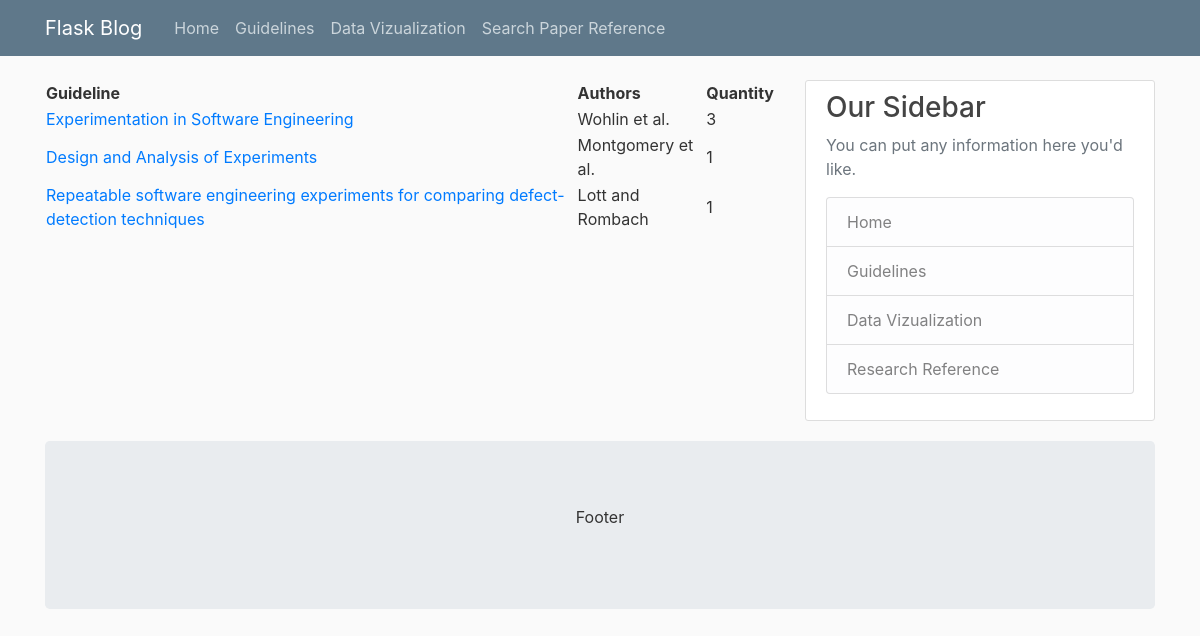
Before: /guidelines with the older database file.
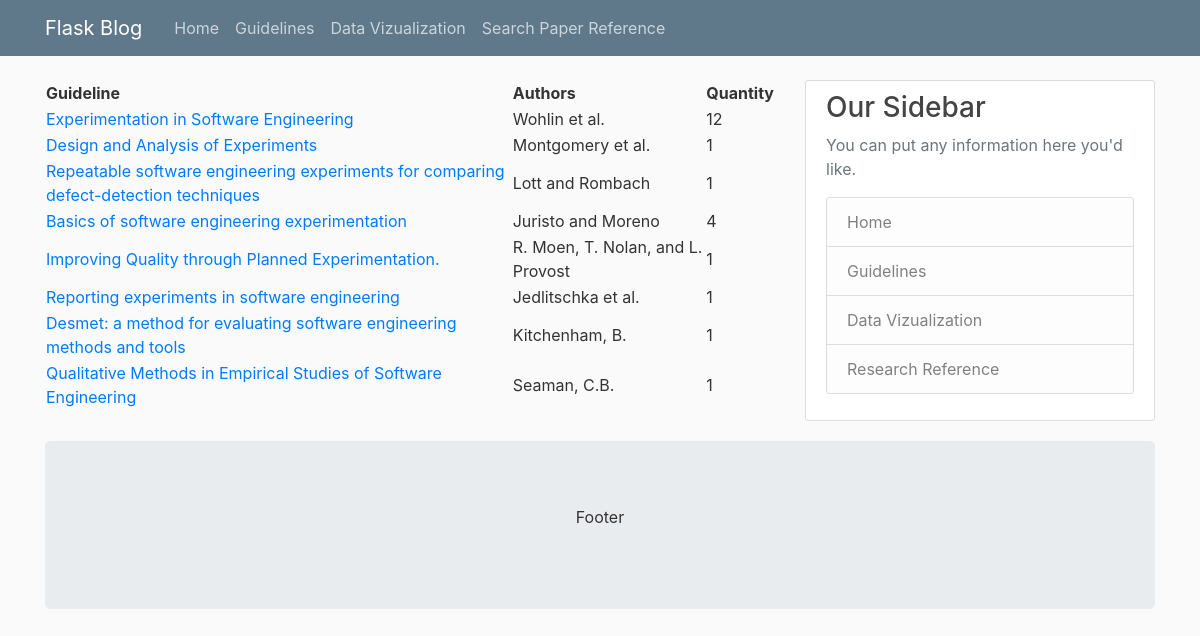
After: the same page with the newer database file.
### flaskblog/models.py (models this page shows)
class Guideline(db.Model):
    guide_id = db.Column(db.Integer, primary_key=True)
    title = db.Column(db.String(200), nullable=False)
    authors = db.Column(db.String(200), nullable=False)
    referenced_by = db.relationship('Publication', secondary=association_guideline,
                                    backref=db.backref('guidelines', lazy='dynamic'))

### flaskblog/guidelines/routes.py (the view)
@guidelines.route("/guidelines")
def all():
    guidelines = Guideline.query.all()
    return render_template('guidelines.html', guidelines=guidelines)

### flaskblog/templates/guidelines.html
{% extends "layout.html" %}
{% block content %}
    <table data-toggle="table" data-sort-stable="true" data-sort-name="quantity"
  data-sort-order="desc">
      <thead>
        <tr>
          <th data-field="name" data-sortable="true">Guideline</th>
          <th data-field="year" data-sortable="true">Authors</th>
          <th data-field="quantity" data-sortable="true">Quantity</th>
        </tr>
      </thead>
      <tbody>
        {% for guideline in guidelines %}
          <tr>
            <td>
              <a href="{{ url_for('guidelines.guide', guide_id=guideline.guide_id) }}">
                  {{ guideline.title }}
              </a>
            </td>
            <td> {{ guideline.authors }} </td>
            <td> {{ guideline.referenced_by|length }} </td>
          </tr>
        {% endfor %}
      </tbody>
    </table>
{% endblock content %}

### flaskblog/templates/layout.html (shortened to what this page needs)
<!DOCTYPE html>
<html>
<head>
    <link rel="stylesheet" href="https://maxcdn.bootstrapcdn.com/bootstrap/4.4.1/css/bootstrap.min.css">
    <link href="https://unpkg.com/bootstrap-table@1.16.0/dist/bootstrap-table.min.css" rel="stylesheet">
    <link rel="stylesheet" type="text/css" href="{{ url_for('static', filename='main.css') }}">
</head>
<body>
    <header class="site-header">
      <nav class="navbar navbar-expand-md navbar-dark bg-steel fixed-top">
        <div class="container">
          <a class="navbar-brand mr-4" href="/">Flask Blog</a>
          <div class="collapse navbar-collapse" id="navbarToggle">
            <div class="navbar-nav mr-auto">
              <a class="nav-item nav-link" href="{{ url_for('main.home') }}">Home</a>
              <a class="nav-item nav-link" href="{{ url_for('guidelines.all') }}">Guidelines</a>
              <a class="nav-item nav-link" href="{{ url_for('data_vizualization.index') }}">Data Vizualization</a>
              <a class="nav-item nav-link" href="{{ url_for('finder.index') }}">Search Paper Reference</a>
            </div>
          </div>
        </div>
      </nav>
    </header>
    <main role="main" class="container">
      <div class="row">
        <div class="col-md-8">
          {% block content %}{% endblock %}
        </div>
        <div class="col-md-4">
          <div class="content-section">
            <h3>Our Sidebar</h3>
            <p class='text-muted'>You can put any information here you'd like.
              <ul class="list-group">
                <li class="list-group-item list-group-item-light">Home</li>
                <li class="list-group-item list-group-item-light">Guidelines</li>
                <li class="list-group-item list-group-item-light">Data Vizualization</li>
                <li class="list-group-item list-group-item-light">Research Reference</li>
              </ul>
            </p>
          </div>
        </div>
      </div>
      <div class="jumbotron text-center" style="margin-bottom:0">
        <p>Footer</p>
      </div>
    </main>
</body>
</html>

### flaskblog/static/main.css (style rules this page uses)
body { background: #fafafa; color: #333333; margin-top: 5rem; }
h1, h2, h3, h4, h5, h6 { color: #444444; }
.bg-steel { background-color: #5f788a; }
.site-header .navbar-nav .nav-link { color: #cbd5db; }
.content-section { background: #ffffff; padding: 10px 20px; border: 1px solid #dddddd; border-radius: 3px; margin-bottom: 20px; }

Changed rows visible on the page:
computed for Guideline "Experimentation in Software Engineering": referenced_by|length "3" → "12"
added Guideline: title "Basics of software engineering experimentation", authors "Juristo and Moreno", referenced_by|length "4"
added Guideline: title "Improving Quality through Planned Experimentation.", authors "R. Moen, T. Nolan, and L. Provost", referenced_by|length "1"
added Guideline: title "Reporting experiments in software engineering", authors "Jedlitschka et al.", referenced_by|length "1"
added Guideline: title "Desmet: a method for evaluating software engineering methods and tools", authors "Kitchenham, B.", referenced_by|length "1"
added Guideline: title "Qualitative Methods in Empirical Studies of Software Engineering", authors "Seaman, C.B.", referenced_by|length "1"
